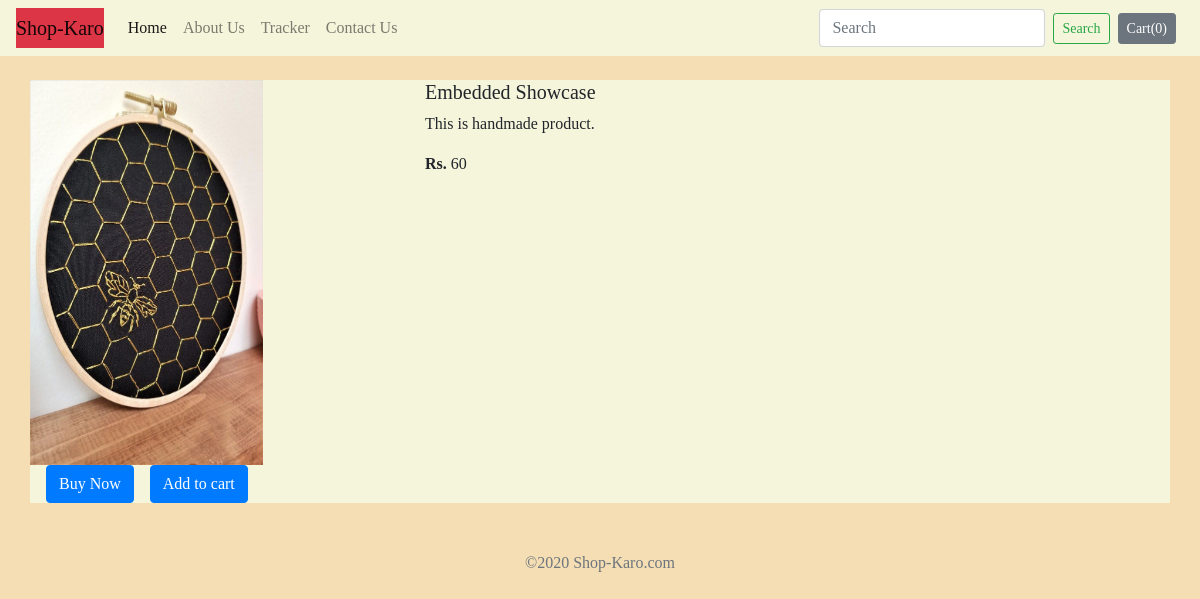
The app's page /shop/products/22 with its own data.
### shop/models.py (models this page shows, shortened)
class Product(models.Model):
    product_id = models.AutoField
    product_name = models.CharField(max_length=50)
    category = models.CharField(max_length=50, default="")
    subcategory = models.CharField(max_length=50, default="")
    price = models.IntegerField(default=0)
    desc = models.CharField(max_length=300)
    pub_date = models.DateField()
    image = models.ImageField(upload_to='shop/images', default="")

### shop/views.py (the view)
# urls.py: path("products/<int:myid>", views.productView, name="ProductView"),
def productView(request, myid):
    product = Product.objects.filter(id=myid)
    return render(request, 'shop/prodView.html', {'product':product[0]})

### shop/templates/shop/prodView.html (shortened to what this page needs)
{% extends 'shop/basic.html' %}
{% block body %}
<div class="container my-4" >
    <div class="row">
        <div class="col-md -4">
        <div class="row">
        <img src="/media/{{product.image}}" width="233px" height="385px">
        </div>
        <div class="row">
            <button class="btn btn-primary mx-3">Buy Now</button>
            <button class="btn btn-primary">Add to cart</button>
        </div>
    </div>
    <div class="col-md-8">
        <h5>{{product.product_name}}</h5>
        <p>{{product.desc }}</p>
        <p><b>Rs.</b> {{product.price}}</p>
    </div>
    </div>
</div>
{% endblock %}

### records on screen
Product: image (picture), product_name "Embedded Showcase", desc "This is handmade product.", price "60"
